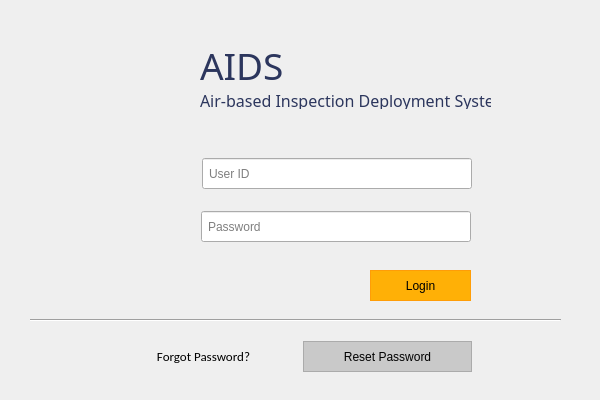
<?xml version="1.0" encoding="UTF-8"?>
<ui version="4.0">
 <class>Dialog</class>
 <widget class="QDialog" name="Dialog">
  <property name="geometry">
   <rect>
    <x>0</x>
    <y>0</y>
    <width>600</width>
    <height>400</height>
   </rect>
  </property>
  <property name="minimumSize">
   <size>
    <width>600</width>
    <height>400</height>
   </size>
  </property>
  <property name="maximumSize">
   <size>
    <width>600</width>
    <height>400</height>
   </size>
  </property>
  <property name="windowTitle">
   <string>AIDS Login</string>
  </property>
  <property name="windowIcon">
   <iconset>
    <normaloff>../Resources/logo_svg.svg</normaloff>../Resources/logo_svg.svg</iconset>
  </property>
  <widget class="QLabel" name="app_logo">
   <property name="geometry">
    <rect>
     <x>70</x>
     <y>20</y>
     <width>135</width>
     <height>114</height>
    </rect>
   </property>
   <property name="text">
    <string/>
   </property>
   <property name="pixmap">
    <pixmap>../Resources/aids_logo.png</pixmap>
   </property>
   <property name="alignment">
    <set>Qt::AlignCenter</set>
   </property>
  </widget>
  <widget class="QWidget" name="layoutWidget">
   <property name="geometry">
    <rect>
     <x>200</x>
     <y>40</y>
     <width>293</width>
     <height>71</height>
    </rect>
   </property>
   <layout class="QVBoxLayout" name="verticalLayout_2">
    <item>
     <widget class="QLabel" name="aids_logo_2">
      <property name="minimumSize">
       <size>
        <width>291</width>
        <height>43</height>
       </size>
      </property>
      <property name="maximumSize">
       <size>
        <width>291</width>
        <height>43</height>
       </size>
      </property>
      <property name="font">
       <font>
        <family>Audiowide</family>
        <pointsize>28</pointsize>
        <kerning>true</kerning>
       </font>
      </property>
      <property name="text">
       <string>&lt;html&gt;&lt;head/&gt;&lt;body&gt;&lt;p&gt;&lt;span style=&quot; color:#2c365d;&quot;&gt;AIDS&lt;/span&gt;&lt;/p&gt;&lt;/body&gt;&lt;/html&gt;</string>
      </property>
     </widget>
    </item>
    <item>
     <widget class="QLabel" name="app_name_2">
      <property name="minimumSize">
       <size>
        <width>291</width>
        <height>20</height>
       </size>
      </property>
      <property name="maximumSize">
       <size>
        <width>291</width>
        <height>20</height>
       </size>
      </property>
      <property name="font">
       <font>
        <family>Barlow Medium</family>
        <pointsize>12</pointsize>
        <kerning>true</kerning>
       </font>
      </property>
      <property name="text">
       <string>&lt;html&gt;&lt;head/&gt;&lt;body&gt;&lt;p&gt;&lt;span style=&quot; color:#2c365d;&quot;&gt;Air-based Inspection Deployment System&lt;/span&gt;&lt;/p&gt;&lt;/body&gt;&lt;/html&gt;</string>
      </property>
     </widget>
    </item>
   </layout>
  </widget>
  <widget class="QWidget" name="layoutWidget_2">
   <property name="geometry">
    <rect>
     <x>110</x>
     <y>340</y>
     <width>364</width>
     <height>33</height>
    </rect>
   </property>
   <layout class="QHBoxLayout" name="forgotpass_layout_2">
    <item>
     <widget class="QLabel" name="lbl_forgot_2">
      <property name="sizePolicy">
       <sizepolicy hsizetype="Fixed" vsizetype="Fixed">
        <horstretch>0</horstretch>
        <verstretch>0</verstretch>
       </sizepolicy>
      </property>
      <property name="minimumSize">
       <size>
        <width>187</width>
        <height>31</height>
       </size>
      </property>
      <property name="maximumSize">
       <size>
        <width>187</width>
        <height>31</height>
       </size>
      </property>
      <property name="font">
       <font>
        <family>Calibri</family>
        <pointsize>10</pointsize>
       </font>
      </property>
      <property name="text">
       <string>Forgot Password?</string>
      </property>
      <property name="alignment">
       <set>Qt::AlignCenter</set>
      </property>
     </widget>
    </item>
    <item>
     <widget class="QPushButton" name="btn_forgot_2">
      <property name="sizePolicy">
       <sizepolicy hsizetype="Fixed" vsizetype="Fixed">
        <horstretch>0</horstretch>
        <verstretch>0</verstretch>
       </sizepolicy>
      </property>
      <property name="minimumSize">
       <size>
        <width>169</width>
        <height>31</height>
       </size>
      </property>
      <property name="maximumSize">
       <size>
        <width>169</width>
        <height>31</height>
       </size>
      </property>
      <property name="font">
       <font>
        <family>Helvetica</family>
       </font>
      </property>
      <property name="styleSheet">
       <string notr="true">QPushButton {
color: rgb(0, 0, 0);
background-color: rgb(201, 201, 201);
border: 1.2px solid #ABABAB;
outline: none;}

QPushButton:hover{
color: rgb(255, 255, 255);
background-color: rgb(171, 171, 171);
outline: none;
border: none;
}

QPushButton:pressed{
color: rgb(255, 255, 255);
background-color: rgb(129, 129, 129);
outline: none;
border: none;
}


</string>
      </property>
      <property name="text">
       <string>Reset Password</string>
      </property>
     </widget>
    </item>
   </layout>
  </widget>
  <widget class="Line" name="hline">
   <property name="geometry">
    <rect>
     <x>30</x>
     <y>310</y>
     <width>531</width>
     <height>20</height>
    </rect>
   </property>
   <property name="orientation">
    <enum>Qt::Horizontal</enum>
   </property>
  </widget>
  <widget class="QWidget" name="layoutWidget_3">
   <property name="geometry">
    <rect>
     <x>150</x>
     <y>210</y>
     <width>321</width>
     <height>33</height>
    </rect>
   </property>
   <layout class="QHBoxLayout" name="password_layout_2">
    <item>
     <widget class="QLabel" name="password_icon_2">
      <property name="text">
       <string/>
      </property>
      <property name="pixmap">
       <pixmap>../Resources/padlock_icon.png</pixmap>
      </property>
     </widget>
    </item>
    <item>
     <widget class="QLineEdit" name="txt_password_2">
      <property name="sizePolicy">
       <sizepolicy hsizetype="Fixed" vsizetype="Fixed">
        <horstretch>5</horstretch>
        <verstretch>5</verstretch>
       </sizepolicy>
      </property>
      <property name="minimumSize">
       <size>
        <width>270</width>
        <height>31</height>
       </size>
      </property>
      <property name="maximumSize">
       <size>
        <width>270</width>
        <height>31</height>
       </size>
      </property>
      <property name="sizeIncrement">
       <size>
        <width>5</width>
        <height>0</height>
       </size>
      </property>
      <property name="baseSize">
       <size>
        <width>5</width>
        <height>0</height>
       </size>
      </property>
      <property name="font">
       <font>
        <family>Helvetica</family>
       </font>
      </property>
      <property name="styleSheet">
       <string notr="true">padding-left: 4px;</string>
      </property>
      <property name="text">
       <string/>
      </property>
      <property name="echoMode">
       <enum>QLineEdit::Password</enum>
      </property>
      <property name="placeholderText">
       <string>Password</string>
      </property>
     </widget>
    </item>
   </layout>
  </widget>
  <widget class="QWidget" name="layoutWidget_4">
   <property name="geometry">
    <rect>
     <x>130</x>
     <y>157</y>
     <width>344</width>
     <height>33</height>
    </rect>
   </property>
   <layout class="QHBoxLayout" name="username_layout_2">
    <item>
     <widget class="QLabel" name="user_icon_2">
      <property name="sizePolicy">
       <sizepolicy hsizetype="Fixed" vsizetype="Fixed">
        <horstretch>0</horstretch>
        <verstretch>0</verstretch>
       </sizepolicy>
      </property>
      <property name="minimumSize">
       <size>
        <width>66</width>
        <height>31</height>
       </size>
      </property>
      <property name="maximumSize">
       <size>
        <width>66</width>
        <height>31</height>
       </size>
      </property>
      <property name="baseSize">
       <size>
        <width>10</width>
        <height>10</height>
       </size>
      </property>
      <property name="font">
       <font>
        <pointsize>8</pointsize>
       </font>
      </property>
      <property name="frameShape">
       <enum>QFrame::NoFrame</enum>
      </property>
      <property name="text">
       <string/>
      </property>
      <property name="pixmap">
       <pixmap>../Resources/user_icon.png</pixmap>
      </property>
      <property name="alignment">
       <set>Qt::AlignCenter</set>
      </property>
     </widget>
    </item>
    <item>
     <widget class="QLineEdit" name="txt_username_2">
      <property name="sizePolicy">
       <sizepolicy hsizetype="Fixed" vsizetype="Fixed">
        <horstretch>0</horstretch>
        <verstretch>0</verstretch>
       </sizepolicy>
      </property>
      <property name="minimumSize">
       <size>
        <width>270</width>
        <height>31</height>
       </size>
      </property>
      <property name="maximumSize">
       <size>
        <width>270</width>
        <height>31</height>
       </size>
      </property>
      <property name="sizeIncrement">
       <size>
        <width>5</width>
        <height>0</height>
       </size>
      </property>
      <property name="baseSize">
       <size>
        <width>5</width>
        <height>0</height>
       </size>
      </property>
      <property name="font">
       <font>
        <family>Helvetica</family>
       </font>
      </property>
      <property name="styleSheet">
       <string notr="true">padding-left: 4px;</string>
      </property>
      <property name="placeholderText">
       <string>User ID</string>
      </property>
     </widget>
    </item>
   </layout>
  </widget>
  <widget class="QPushButton" name="btn_login">
   <property name="geometry">
    <rect>
     <x>370</x>
     <y>270</y>
     <width>101</width>
     <height>31</height>
    </rect>
   </property>
   <property name="font">
    <font>
     <family>Helvetica</family>
    </font>
   </property>
   <property name="styleSheet">
    <string notr="true">QPushButton {
background-color: rgb(255, 176, 6);
border: 1.2px solid #ff9d07;
outline: none;}

QPushButton:hover{
background-color: rgb(255, 157, 7);
outline: none;
border: none;
}

QPushButton:pressed{
background-color: rgb(254, 140, 8);
outline: none;
border: none;
}


</string>
   </property>
   <property name="text">
    <string>Login</string>
   </property>
  </widget>
  <widget class="QLabel" name="lbl_response">
   <property name="geometry">
    <rect>
     <x>180</x>
     <y>130</y>
     <width>311</width>
     <height>20</height>
    </rect>
   </property>
   <property name="sizePolicy">
    <sizepolicy hsizetype="Expanding" vsizetype="Preferred">
     <horstretch>5</horstretch>
     <verstretch>5</verstretch>
    </sizepolicy>
   </property>
   <property name="minimumSize">
    <size>
     <width>311</width>
     <height>20</height>
    </size>
   </property>
   <property name="maximumSize">
    <size>
     <width>311</width>
     <height>20</height>
    </size>
   </property>
   <property name="baseSize">
    <size>
     <width>5</width>
     <height>0</height>
    </size>
   </property>
   <property name="font">
    <font>
     <family>Calibri</family>
     <pointsize>10</pointsize>
    </font>
   </property>
   <property name="text">
    <string>&lt;html&gt;&lt;head/&gt;&lt;body&gt;&lt;p&gt;&lt;br/&gt;&lt;/p&gt;&lt;/body&gt;&lt;/html&gt;</string>
   </property>
   <property name="alignment">
    <set>Qt::AlignCenter</set>
   </property>
  </widget>
 </widget>
 <resources/>
 <connections/>
</ui>
